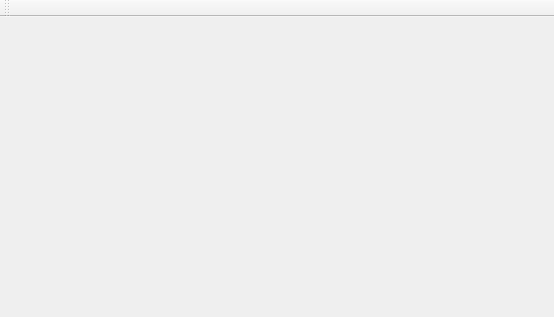
<?xml version="1.0" encoding="UTF-8"?>
<ui version="4.0">
 <class>MainWindow</class>
 <widget class="QMainWindow" name="MainWindow">
  <property name="geometry">
   <rect>
    <x>0</x>
    <y>0</y>
    <width>554</width>
    <height>317</height>
   </rect>
  </property>
  <widget class="QWidget" name="centralwidget">
   <layout class="QVBoxLayout" name="verticalLayout">
    <item>
     <widget class="Systemus::InterfaceStack" name="stackedWidget"/>
    </item>
   </layout>
  </widget>
  <widget class="Systemus::ToolBar" name="toolBar">
   <property name="windowTitle">
    <string>toolBar</string>
   </property>
   <attribute name="toolBarArea">
    <enum>TopToolBarArea</enum>
   </attribute>
   <attribute name="toolBarBreak">
    <bool>false</bool>
   </attribute>
  </widget>
 </widget>
 <customwidgets>
  <customwidget>
   <class>Systemus::InterfaceStack</class>
   <extends>QStackedWidget</extends>
   <header location="global">SystemusWidgets/interfacestack.h</header>
   <container>1</container>
  </customwidget>
  <customwidget>
   <class>Systemus::ToolBar</class>
   <extends>QToolBar</extends>
   <header location="global">SystemusWidgets/toolbar.h</header>
  </customwidget>
 </customwidgets>
 <resources/>
 <connections/>
</ui>
